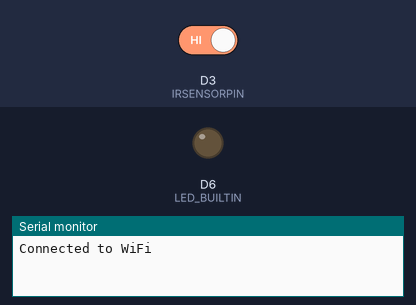
A sketch run on a simulated Arduino MKR. On the bench: output pins drawn as LEDs (lit = HIGH), the last lines printed to the serial monitor. The test bench sets the inputs (shaded band); at power-on: D3 (IRSENSORPIN) HIGH. WiFi joins after 1.5 s; servers stay silent unless stated.

Above: at 1.65 s.
At 33.6 s:
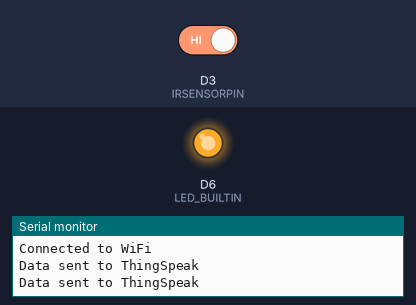
Timing chart, 0 to 42.2 s (numbered marks = the images above):
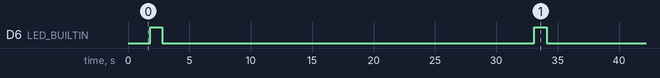

The sketch:

sketch_aug26a.ino
```cpp
#include <WiFiNINA.h>
#include <ThingSpeak.h>
#define IRSENSORPIN 3 // Defining the pin of the IR sensor

// Adding Hotspot credentials
#define SSID "OnePlus Nord CE 2 Lite 5G"
#define PASS "12345678"

// ThingSpeak channel credentials
#define THINGSPEAK_CHANNEL_ID 2251626
#define API_KEY "NKXLANAFTEL3G3RK"

WiFiClient client; //creating an instance of WiFiClient

void setup() {
  // Initializing serial communication with a width of 9600 bauds.
  Serial.begin(9600);

  // Setting the IR sensor pin as input
  pinMode(IRSENSORPIN, INPUT);

  // Connecting to WiFi
  connectWiFi();

  // Initializing ThingSpeak
  ThingSpeak.begin(client);

  // Setting the LED pin as output
  pinMode(LED_BUILTIN, OUTPUT);
}

void loop() {
  //reading the sensor state
  int irSensorState = digitalRead(IRSENSORPIN);

  // Sending the IR sensor state to ThingSpeak
  sendDataToThingSpeak(irSensorState);

  // Waiting for 30 seconds to perform the next iteration
  delay(30000);
}

// Function to connect to WiFi with no return type -->Procedure
void connectWiFi() {
  WiFi.begin(SSID, PASS);
  while (WiFi.status() != WL_CONNECTED) {
    delay(1000);
    Serial.println("Connecting to WiFi...");
  }
  Serial.println("Connected to WiFi");
}

// Function to send data to ThingSpeak with no return type -->Procedure
void sendDataToThingSpeak(int irSensorState) {
  // Setting the field value on thingspeak
  ThingSpeak.setField(1, irSensorState);

  // Writing data to ThingSpeak channel and get HTTP response code
  int httpCode = ThingSpeak.writeFields(THINGSPEAK_CHANNEL_ID, API_KEY);

  // Control Statement block to check if the data is sent or not
  if (httpCode == 200) {
    Serial.println("Data sent to ThingSpeak");
    digitalWrite(LED_BUILTIN, HIGH); //turning the led on
    delay(1000);
    digitalWrite(LED_BUILTIN, LOW); //turning off the led
  } else {
    Serial.println("Error sending data to ThingSpeak");
  }
}
```

Measured:
- by itself, D6 (LED_BUILTIN): alternates HIGH for 1.0 s and LOW for 30.3 s
